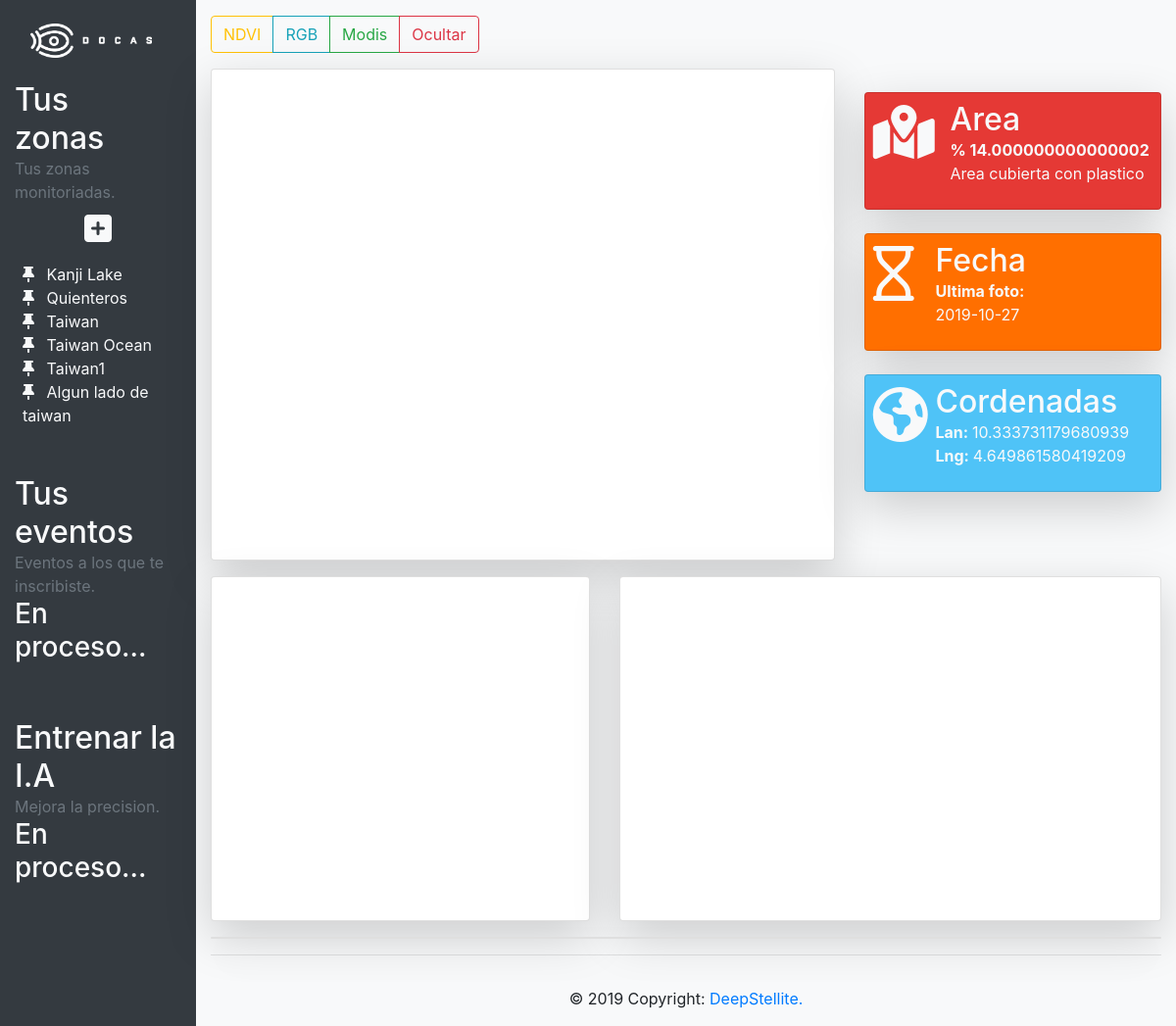
The app's page /index (signed in) with its own data.
### app.py (models this page shows)
class ZonaInteres( db.Model, UserMixin ):
    id      = db.Column( db.Integer, primary_key = True )
    nombre  = db.Column( db.String, unique = True )
    geojson = db.Column( db.String )
    lan     = db.Column( db.Float )
    lng     = db.Column( db.Float )
    paths   = db.relationship('PathFotos', backref='zonainteres')
    owner   = db.Column( db.Integer, db.ForeignKey('user.id'))

class PathFotos( db.Model, UserMixin ):
    id      = db.Column( db.Integer, primary_key = True )
    url_1   = db.Column( db.String )
    url_2   = db.Column( db.String )
    url_3   = db.Column( db.String )
    np_array = db.Column( db.String )
    fecha = db.Column( db.Date )
    lan1  = db.Column( db.Float )
    lng1  = db.Column( db.Float )
    lan2  = db.Column( db.Float )
    lng2  = db.Column( db.Float )
    area  = db.Column( db.Integer )
    estadisticas = db.relationship( 'Estadisticas', backref='pathfotos' )
    owner        = db.Column( db.Integer, db.ForeignKey('zona_interes.id'))

### app.py (the view, shortened to what this page needs)
@app.route('/index', methods=['GET', 'POST'])
@login_required
def Dashboard():
    if request.args.get('cord'):
        current_zone = ZonaInteres.query.get( request.args.get('cord') )
        if current_zone is not None:
            path         = PathFotos.query.filter_by( owner = current_zone.id ).first()
            estadisticas = Estadisticas.query.filter_by( owner = path.id ).first()
            _id   = current_zone.id
            url_1 = path.url_1
            url_2 = path.url_2
            areas     = [ estadisticas.area_00 ,estadisticas.area_25 ,estadisticas.area_50 ,estadisticas.area_75 ,estadisticas.area_100 ]
            percentil = [estadisticas.p_05, estadisticas.p_25 ,estadisticas.p_50 ,estadisticas.p_75 ,estadisticas.p_95]
            coords        = [ [path.lan1, path.lng1 ],[ path.lan2, path.lng2 ]]
            central_point = [ current_zone.lan, current_zone.lng ]
            fecha         = path.fecha
            area_25       = round(estadisticas.area_25, 2)
        else:
            url_1 = ""
            url_2 = ""
            coords = [[12, 12], [21,21]]
            central_point = [ 20, 20 ]
            fecha = ""
            estadisticas = ""
            area_25 = ""
            _id = ""
            areas = []
            percentil = []
    else:
        current_zone = ZonaInteres.query.first()
        if current_zone is not None:
            path = PathFotos.query.filter_by( owner = current_zone.id ).first()
            if path is not None:
                estadisticas = Estadisticas.query.filter_by( owner = path.id ).first()
                url_1 = path.url_1
                url_2 = path.url_2
                coords = [ [path.lan1, path.lng1 ],[ path.lan2, path.lng2 ]]
                central_point = [ current_zone.lan, current_zone.lng ]
                fecha = path.fecha
                area_25 = round(estadisticas.area_25, 2)
                _id = current_zone.id
                areas = [ estadisticas.area_00 ,estadisticas.area_25 ,estadisticas.area_50 ,estadisticas.area_75 ,estadisticas.area_100 ]
                percentil = [estadisticas.p_05, estadisticas.p_25 ,estadisticas.p_50 ,estadisticas.p_75 ,estadisticas.p_95]
    zonas = ZonaInteres.query.filter_by( owner = current_user.id )
    return render_template( "Dashboard.html",
                            zonas         = zonas,
                            url_1         = url_1,
                            url_2         = url_2,
                            coords        = coords,
                            central_point = central_point,
                            fecha         = fecha,
                            estadisticas  = estadisticas,
                            area_25       = area_25,
                            _id           = _id,
                            areas         = areas,
                            current_user  = current_user,
                            percentil     = percentil
                            )

### app.py (called while the page is built)
@login.user_loader
def load_user(user_id):
    return User.query.get(user_id)

### templates/Dashboard.html (shortened to what this page needs)
<!DOCTYPE html>
<html lang="en" dir="ltr">
  <head>
    <link rel="stylesheet" href="../static/css/bootstrap.min.css">
    <link rel="stylesheet" href="../static/css/PopUp.css">
  </head>
  <body class="h-100 bg-light">
    <div class="container-fluid">
      <div class="row h-100">
        <div class="col-sm-2 d-none d-md-block bg-dark sidebar">
          <div class="sidebar-sticky scroleable">
            <div class="nav flex-column">
              <div class="nav-item mt-3">
                <a class="nav-link text-light" href="/index">
                  <img src="../static/img/Logo2.png" alt="docas" style="width:90%;">
                </a>
              </div>
              <div class="nav-item mt-3">
                <div class="row">
                  <div class="col-8">
                    <h2 class="mb-0 text-light"> Tus zonas </h2>
                    <span class="text-secondary"> Tus zonas monitoriadas. </span>
                  </div>
                  <div class="col text-center">
                    <button class="btn" id="abrir">
                      <h2 class="text-light">
                        <i class="fas fa-plus-square"></i>
                      </h2>
                    </button>
                  </div>
                </div>
                <div class="ml-2">
                  {% for x in zonas %}
                    <span class="text-light">
                      <a href="/index?cord={{ x.id }}" class="text-light"> <i class="fas fa-thumbtack mr-2"></i> {{ x.nombre }} </a><br>
                    </span>
                  {% endfor %}
                </div>
              </div>
              <div class="nav-item mt-3">
                <h2 class="mb-0 text-light"> Tus eventos </h2>
                <span class="text-secondary"> Eventos a los que te inscribiste.  </span>
                <h3 class="text-light"> En proceso... </h3>
              </div>
              <div class="nav-item mt-3">
                <h2 class="mb-0 text-light"> Entrenar la I.A </h2>
                <span class="text-secondary"> Mejora la precision. </span>
                <h3 class="text-light"> En proceso... </h3>
              </div>
            </div>
          </div>
        </div>
        <div class="col">
          <div class="btn-group mt-3">
            <button type="button" id="btn1" class="btn btn-outline-warning">  NDVI </button>
            <button type="button" id="btn2" class="btn btn-outline-info">     RGB   </button>
            <button type="button" id="btn3" class="btn btn-outline-success">  Modis    </button>
            <button type="button" id="cerrar" class="btn btn-outline-danger"> Ocultar  </button>
          </div>
          <div class="row mt-3">
            <div class="col-8">
              <div class="card shadow-lg">
                <div id="map" style="height: 500px"></div>
              </div>
            </div>
            <div class="col">
              <div class="card mt-4 p-2 text-light shadow-lg" style="height: 120px; background-color: #e53935;">
                <div class="row">
                  <div class="col-3">
                    <h2 class="display-4">
                      <i class="fas fa-map-marked-alt"></i>
                    </h2>
                  </div>
                  <div class="col">
                    <h2 class="mb-0"> Area </h2>
                    <p class="mb-0 font-weight-bold">  % {{ area_25 * 100}} </p>
                    <p class="mb-0"> Area cubierta con plastico </p>
                  </div>
                </div>
              </div>
              <div class="card mt-4 p-2 text-light shadow-lg" style="height: 120px; background-color: #ff6f00;">
                <div class="row">
                  <div class="col-3 mb-0">
                    <h1 class="display-4">
                      <i class="far fa-hourglass"></i>
                    </h1>
                  </div>
                  <div>
                    <h2 class="mb-0"> Fecha </h2>
                    <p class="mb-0 font-weight-bold"> Ultima foto: </p>
                    <p class="mb-0"> {{ fecha }} </p>
                  </div>
                </div>
              </div>
              <div class="card mt-4 p-2 text-light shadow-lg" style="height: 120px; background-color: #4fc3f7;">
                <div class="row">
                  <div class="col-3">
                    <h1 class="display-4">
                      <i class="fas fa-globe-americas"></i>
                    </h1>
                  </div>
                  <div>
                    <h2 class="mb-0"> Cordenadas </h2>
                    <p class="mb-0"> <strong> Lan: </strong> {{ central_point[0] }} </p>
                    <p class="mb-0"> <strong> Lng: </strong>{{ central_point[1] }} </p>
                  </div>
                </div>
              </div>
            </div>
          </div>
          <div class="row mt-3">
            <div class="col-5">
              <div class="card shadow-lg">
                <div id="grafico2" style="height: 350px;"></div>
              </div>
            </div>
            <div class="col-7">
              <div class="card shadow-lg">
                <div id="grafico3" style="height: 350px;"></div>
              </div>
            </div>
          </div>
          <div class="mt-3">
            <div class="card shadow-lg">
            </div>
          </div>
          <hr>
          <footer class="page-footer font-small blue">
            <div class="footer-copyright text-center py-3">© 2019 Copyright:
              <a href="#"> DeepStellite. </a>
            </div>
          </footer>
        </div>
      </div>
    </div>
  </body>
</html>

### records on screen
ZonaInteres: nombre "Kanji Lake", lan "10.333731179680939", lng "4.649861580419209"
ZonaInteres: nombre "Quienteros"
ZonaInteres: nombre "Taiwan"
ZonaInteres: nombre "Taiwan Ocean"
ZonaInteres: nombre "Taiwan1"
ZonaInteres: nombre "Algun lado de taiwan"
PathFotos: fecha "2019-10-27"

### other values on screen
{{ area_25 * 100 }} "14.000000000000002"
